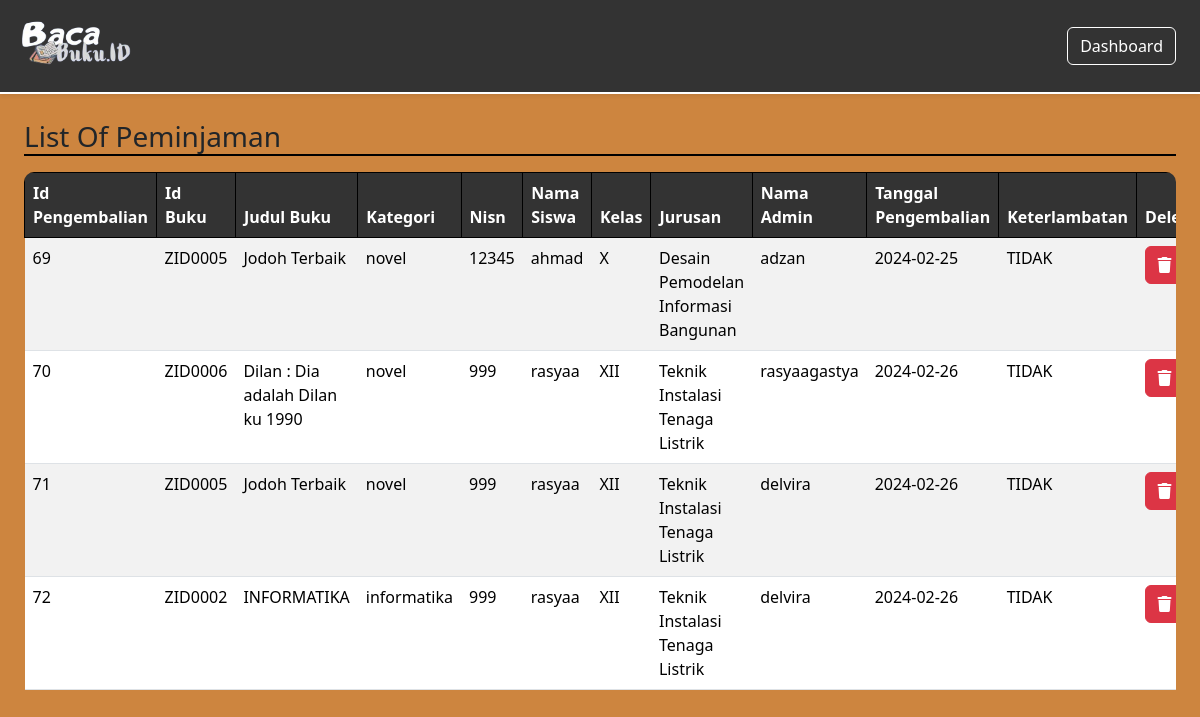
Page /DashboardPetugas/pengembalian/pengembalianBuku.php on the committed database.
### tables this page shows
CREATE TABLE `pengembalian` (
  `id_pengembalian` int(11) NOT NULL,
  `id_peminjaman` int(11) NOT NULL,
  `id_buku` varchar(20) NOT NULL,
  `nisn` int(11) NOT NULL,
  `id_admin` int(11) NOT NULL,
  `buku_kembali` date NOT NULL,
  `keterlambatan` enum('YA','TIDAK') NOT NULL
);

CREATE TABLE `buku` (
  `cover` varchar(255) NOT NULL,
  `id_buku` varchar(20) NOT NULL,
  `kategori` varchar(255) NOT NULL,
  `judul` varchar(255) NOT NULL,
  `pengarang` varchar(255) NOT NULL,
  `penerbit` varchar(255) NOT NULL,
  `tahun_terbit` date NOT NULL,
  `jumlah_halaman` int(50) NOT NULL,
  `buku_deskripsi` text NOT NULL,
  `isi_buku` varchar(250) NOT NULL
);

CREATE TABLE `member` (
  `nisn` int(11) NOT NULL,
  `kode_member` varchar(12) NOT NULL,
  `nama` varchar(255) NOT NULL,
  `password` varchar(255) NOT NULL,
  `jenis_kelamin` varchar(20) NOT NULL,
  `kelas` varchar(5) NOT NULL,
  `jurusan` varchar(50) NOT NULL,
  `no_tlp` varchar(15) NOT NULL,
  `tgl_pendaftaran` date NOT NULL
);

### config/config.php (called while the page is built, shortened)
<?php
$host = "127.0.0.1";
$username = "root";
$password = "";
$database_name = "perpustakaan_azan";
$connection = mysqli_connect($host, $username, $password, $database_name);
function queryReadData($dataKategori) {
  global $connection;
  $result = mysqli_query($connection, $dataKategori);
  $items = [];
  while($item = mysqli_fetch_assoc($result)) {
    $items[] = $item;
  }
  return $items;
}
?>

### DashboardPetugas/pengembalian/pengembalianBuku.php (the view, shortened to what this page needs)
<?php
require "../../config/config.php";
$dataPeminjam = queryReadData("SELECT pengembalian.id_pengembalian, pengembalian.id_buku, buku.judul, buku.kategori, pengembalian.nisn, member.nama, member.kelas, member.jurusan, admin.nama_admin, pengembalian.buku_kembali, pengembalian.keterlambatan
FROM pengembalian
INNER JOIN buku ON pengembalian.id_buku = buku.id_buku
INNER JOIN member ON pengembalian.nisn = member.nisn
INNER JOIN admin ON pengembalian.id_admin = admin.id")
?>
<!DOCTYPE html>
<html lang="en">
  <head>
    <link rel="stylesheet" href="../../css/member.css">
    <link href="https://cdn.jsdelivr.net/npm/bootstrap@5.3.2/dist/css/bootstrap.min.css" rel="stylesheet">
  </head>
  <body>
    <nav class="navbar fixed-top shadow-sm">
      <div class="container-fluid p-1">
        <a class="navbar-brand" href="#">
          <img src="../../assets/logoadzan.png" alt="logo" width="150px">
        </a>
        <a class="btn btn-tertiary" href="../dashboardPetugas.php">Dashboard</a>
      </div>
    </nav>
    <div class="p-4 mt-5">
      <div class="mt-5">
      <h3>List Of Peminjaman</h3>
      <div class="table-responsive mt-3">
    <table class="table table-striped table-hover">
     <thead>
      <tr>
        <th class="list">Id Pengembalian</th>
        <th class="list">Id Buku</th>
        <th class="list">Judul Buku</th>
        <th class="list">Kategori</th>
        <th class="list">Nisn</th>
        <th class="list">Nama Siswa</th>
        <th class="list">Kelas</th>
        <th class="list">Jurusan</th>
        <th class="list">Nama Admin</th>
        <th class="list">Tanggal Pengembalian</th>
        <th class="list">Keterlambatan</th>
        <th class="list">Delete</th>
      </tr>
    </thead>
        <?php foreach ($dataPeminjam as $item) : ?>
      <tr>
        <td><?= $item["id_pengembalian"]; ?></td>
        <td><?= $item["id_buku"]; ?></td>
        <td><?= $item["judul"]; ?></td>
        <td><?= $item["kategori"]; ?></td>
        <td><?= $item["nisn"]; ?></td>
        <td><?= $item["nama"]; ?></td>
        <td><?= $item["kelas"]; ?></td>
        <td><?= $item["jurusan"]; ?></td>
        <td><?= $item["nama_admin"]; ?></td>
        <td><?= $item["buku_kembali"]; ?></td>
        <td><?= $item["keterlambatan"]; ?></td>
        <td>
          <div class="action">
           <a href="deletePengembalian.php?id=<?= $item["id_pengembalian"]; ?>" class="btn btn-danger" onclick="return confirm('Yakin ingin menghapus data ?');"><i class="fa-solid fa-trash"></i></a>
           </div>
          </td>
      </tr>
        <?php endforeach; ?>
    </table>
  </div>
 </div>
</div>
  </body>
</html>

### css/member.css (style rules this page uses)
.container-fluid { background-color: #333 !important; }
.navbar { background-color: #333 !important; border-bottom: white 2px solid !important; }
.btn-tertiary { color: white !important; border: solid 1px white !important; margin-right: 20px; }
body { background-color: #CD853F !important; }
h3 { border-bottom: 2px solid black !important; }
.list { background-color: #333 !important; color: white !important; border: solid 1px black !important; }
.table-responsive { border-radius: 10px !important; }

### rows in the picture
pengembalian: id_pengembalian "69", id_buku "ZID0005", id_buku.judul "Jodoh Terbaik", id_buku.kategori "novel", nisn "12345", member.nama "ahmad", member.kelas "X", member.jurusan "Desain Pemodelan Informasi Bangunan", id_admin.nama_admin "adzan", buku_kembali "2024-02-25", keterlambatan "TIDAK"
pengembalian: id_pengembalian "70", id_buku "ZID0006", id_buku.judul "Dilan : Dia adalah Dilan ku 1990", id_buku.kategori "novel", nisn "999", member.nama "rasyaa", member.kelas "XII", member.jurusan "Teknik Instalasi Tenaga Listrik", id_admin.nama_admin "rasyaagastya", buku_kembali "2024-02-26", keterlambatan "TIDAK"
pengembalian: id_pengembalian "71", id_buku "ZID0005", id_buku.judul "Jodoh Terbaik", id_buku.kategori "novel", nisn "999", member.nama "rasyaa", member.kelas "XII", member.jurusan "Teknik Instalasi Tenaga Listrik", id_admin.nama_admin "delvira", buku_kembali "2024-02-26", keterlambatan "TIDAK"
pengembalian: id_pengembalian "72", id_buku "ZID0002", id_buku.judul "INFORMATIKA", id_buku.kategori "informatika", nisn "999", member.nama "rasyaa", member.kelas "XII", member.jurusan "Teknik Instalasi Tenaga Listrik", id_admin.nama_admin "delvira", buku_kembali "2024-02-26", keterlambatan "TIDAK"
